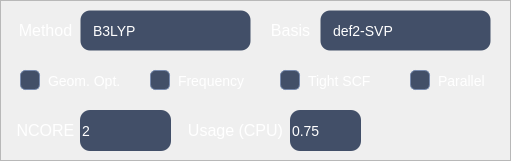
      <widget class="QFrame" name="frm_mol_settings">
       <property name="geometry">
        <rect>
         <x>200</x>
         <y>330</y>
         <width>511</width>
         <height>161</height>
        </rect>
       </property>
       <property name="styleSheet">
        <string notr="true">QFrame#frm_mol_settings {
    background-color: #232936;
    border: 1px solid #4268a8;
    border-radius: 18px;
}
</string>
       </property>
       <property name="frameShape">
        <enum>QFrame::Shape::StyledPanel</enum>
       </property>
       <property name="frameShadow">
        <enum>QFrame::Shadow::Raised</enum>
       </property>
       <widget class="QCheckBox" name="chk_mol_opt">
        <property name="geometry">
         <rect>
          <x>20</x>
          <y>60</y>
          <width>101</width>
          <height>41</height>
         </rect>
        </property>
        <property name="styleSheet">
         <string notr="true">/* ==================== QCheckBox ==================== */
QCheckBox
{
	font: 12pt &quot;Arial&quot;;
	font-size: 14px;
	color: rgb(255, 255, 255);
	spacing: 8px;                 /* 文字与小方框的间距 */
	background: transparent;      /* 复选框本身不要背景，否则会是个大色块 */
	padding: 2px 0px;
}

QCheckBox:hover
{
	color: #93C5FD;               /* 悬浮时文字变浅蓝 */
}

QCheckBox:focus
{
	color: #3478e8;               /* 聚焦时文字变品牌蓝 */
}

QCheckBox:disabled
{
	color: #9498a0;
}


/* ==================== 指示器（小方框） ==================== */
QCheckBox::indicator
{
	width: 18px;
	height: 18px;
	border: 1px solid rgb(120, 138, 172);   /* 深色背景上用略亮边框才看得见 */
	border-radius: 5px;
	background-color: rgba(66, 79, 104, 1);
}

QCheckBox::indicator:hover
{
	border: 1px solid #3478e8;
	background-color: rgb(74, 88, 115);
}

QCheckBox::indicator:pressed
{
	background-color: rgb(37, 52, 81);
}

/* 勾选状态：填充蓝色 + 显示对勾图标 */
QCheckBox::indicator:checked
{
	border: 1px solid #3478e8;
	image: url(:/icons/check.svg);
}

QCheckBox::indicator:checked:hover
{
	background-color: #2d6ad4;
	border: 1px solid #2d6ad4;
}

QCheckBox::indicator:checked:pressed
{
	background-color: #2159bd;
	border: 1px solid #2159bd;
}

/* 半选状态（三态复选框用得到） */
QCheckBox::indicator:indeterminate
{
	background-color: #3478e8;
	border: 1px solid #3478e8;
	image: url(:/icons/indeterminate.svg);
}

/* 禁用状态 */
QCheckBox::indicator:disabled
{
	background-color: #f6f7f9;
	border: 1px solid #d0d3d8;
}

QCheckBox::indicator:checked:disabled
{
	background-color: #c8ccd2;
	border: 1px solid #c8ccd2;
	image: url(:/icons/check.svg);
}</string>
        </property>
        <property name="text">
         <string>Geom. Opt.</string>
        </property>
        <property name="checked">
         <bool>true</bool>
        </property>
       </widget>
       <widget class="QCheckBox" name="chk_mol_freq">
        <property name="geometry">
         <rect>
          <x>150</x>
          <y>60</y>
          <width>131</width>
          <height>41</height>
         </rect>
        </property>
        <property name="styleSheet">
         <string notr="true">/* ==================== QCheckBox ==================== */
QCheckBox
{
	font: 12pt &quot;Arial&quot;;
	font-size: 14px;
	color: rgb(255, 255, 255);
	spacing: 8px;                 /* 文字与小方框的间距 */
	background: transparent;      /* 复选框本身不要背景，否则会是个大色块 */
	padding: 2px 0px;
}

QCheckBox:hover
{
	color: #93C5FD;               /* 悬浮时文字变浅蓝 */
}

QCheckBox:focus
{
	color: #3478e8;               /* 聚焦时文字变品牌蓝 */
}

QCheckBox:disabled
{
	color: #9498a0;
}


/* ==================== 指示器（小方框） ==================== */
QCheckBox::indicator
{
	width: 18px;
	height: 18px;
	border: 1px solid rgb(120, 138, 172);   /* 深色背景上用略亮边框才看得见 */
	border-radius: 5px;
	background-color: rgba(66, 79, 104, 1);
}

QCheckBox::indicator:hover
{
	border: 1px solid #3478e8;
	background-color: rgb(74, 88, 115);
}

QCheckBox::indicator:pressed
{
	background-color: rgb(37, 52, 81);
}

/* 勾选状态：填充蓝色 + 显示对勾图标 */
QCheckBox::indicator:checked
{
	border: 1px solid #3478e8;
	image: url(:/icons/check.svg);
}

QCheckBox::indicator:checked:hover
{
	background-color: #2d6ad4;
	border: 1px solid #2d6ad4;
}

QCheckBox::indicator:checked:pressed
{
	background-color: #2159bd;
	border: 1px solid #2159bd;
}

/* 半选状态（三态复选框用得到） */
QCheckBox::indicator:indeterminate
{
	background-color: #3478e8;
	border: 1px solid #3478e8;
	image: url(:/icons/indeterminate.svg);
}

/* 禁用状态 */
QCheckBox::indicator:disabled
{
	background-color: #f6f7f9;
	border: 1px solid #d0d3d8;
}

QCheckBox::indicator:checked:disabled
{
	background-color: #c8ccd2;
	border: 1px solid #c8ccd2;
	image: url(:/icons/check.svg);
}</string>
        </property>
        <property name="text">
         <string>Frequency</string>
        </property>
        <property name="checked">
         <bool>true</bool>
        </property>
       </widget>
       <widget class="QCheckBox" name="chk_mol_tightscf">
        <property name="geometry">
         <rect>
          <x>280</x>
          <y>60</y>
          <width>101</width>
          <height>41</height>
         </rect>
        </property>
        <property name="styleSheet">
         <string notr="true">/* ==================== QCheckBox ==================== */
QCheckBox
{
	font: 12pt &quot;Arial&quot;;
	font-size: 14px;
	color: rgb(255, 255, 255);
	spacing: 8px;                 /* 文字与小方框的间距 */
	background: transparent;      /* 复选框本身不要背景，否则会是个大色块 */
	padding: 2px 0px;
}

QCheckBox:hover
{
	color: #93C5FD;               /* 悬浮时文字变浅蓝 */
}

QCheckBox:focus
{
	color: #3478e8;               /* 聚焦时文字变品牌蓝 */
}

QCheckBox:disabled
{
	color: #9498a0;
}


/* ==================== 指示器（小方框） ==================== */
QCheckBox::indicator
{
	width: 18px;
	height: 18px;
	border: 1px solid rgb(120, 138, 172);   /* 深色背景上用略亮边框才看得见 */
	border-radius: 5px;
	background-color: rgba(66, 79, 104, 1);
}

QCheckBox::indicator:hover
{
	border: 1px solid #3478e8;
	background-color: rgb(74, 88, 115);
}

QCheckBox::indicator:pressed
{
	background-color: rgb(37, 52, 81);
}

/* 勾选状态：填充蓝色 + 显示对勾图标 */
QCheckBox::indicator:checked
{
	border: 1px solid #3478e8;
	image: url(:/icons/check.svg);
}

QCheckBox::indicator:checked:hover
{
	background-color: #2d6ad4;
	border: 1px solid #2d6ad4;
}

QCheckBox::indicator:checked:pressed
{
	background-color: #2159bd;
	border: 1px solid #2159bd;
}

/* 半选状态（三态复选框用得到） */
QCheckBox::indicator:indeterminate
{
	background-color: #3478e8;
	border: 1px solid #3478e8;
	image: url(:/icons/indeterminate.svg);
}

/* 禁用状态 */
QCheckBox::indicator:disabled
{
	background-color: #f6f7f9;
	border: 1px solid #d0d3d8;
}

QCheckBox::indicator:checked:disabled
{
	background-color: #c8ccd2;
	border: 1px solid #c8ccd2;
	image: url(:/icons/check.svg);
}</string>
        </property>
        <property name="text">
         <string>Tight SCF</string>
        </property>
        <property name="checked">
         <bool>true</bool>
        </property>
       </widget>
       <widget class="QComboBox" name="cmb_mol_method">
        <property name="geometry">
         <rect>
          <x>80</x>
          <y>10</y>
          <width>171</width>
          <height>41</height>
         </rect>
        </property>
        <property name="font">
         <font>
          <family>Arial</family>
          <pointsize>-1</pointsize>
          <italic>false</italic>
          <bold>false</bold>
          <hintingpreference>PreferDefaultHinting</hintingpreference>
         </font>
        </property>
        <property name="styleSheet">
         <string notr="true">/* ==================== QLineEdit ==================== */
QLineEdit
{
	font: 12pt &quot;Arial&quot;;
	background-color: rgba(66, 79, 104, 1);
	border: 1px solid transparent;   /* 与 SpinBox 保持一致，避免尺寸跳动 */
	border-radius: 10px;
	font-size: 14px;
	color: rgb(255, 255, 255);
	padding-left: 0px;             /* 文本左侧留出舒适边距 */
	padding-right: 0px;
	min-height: 20px;
	selection-background-color: #3478e8;
	selection-color: #ffffff;
}

QLineEdit:hover
{
	background-color: rgb(74, 88, 115);   /* 悬浮时略微变亮 */
	border: 1px solid #3478e8;

}

QLineEdit:focus
{
	border: 1px solid #3478e8;
}

QLineEdit:disabled
{
	background-color: #f6f7f9;
	color: #9498a0;
	border: 1px solid transparent;
}

QLineEdit[echoMode=&quot;2&quot;]   /* 密码框也保持一致 */
{
	lineedit-password-character: 9679;
}


/* ==================== QComboBox ==================== */
QComboBox
{
	font: 12pt &quot;Arial&quot;;
	background-color: rgba(66, 79, 104, 1);
	border: 1px solid transparent;
	border-radius: 10px;
	font-size: 14px;
	color: rgb(255, 255, 255);
	padding-left: 10px;
	padding-right: 0px;            /* 右侧给下拉箭头留空间 */
	min-height: 20px;
}

QComboBox:hover
{
	background-color: rgb(74, 88, 115);   /* 悬浮时略微变亮 */
	border: 1px solid #3478e8;}

QComboBox:focus
{
	border: 1px solid #3478e8;
}

QComboBox:disabled
{
	background-color: #f6f7f9;
	color: #9498a0;
	border: 1px solid transparent;
}

/* 下拉箭头区域（右侧按钮） */
QComboBox::drop-down
{
	subcontrol-origin: padding;
	subcontrol-position: center right;
	width: 28px;
	border: none;
	border-top-right-radius: 10px;
	border-bottom-right-radius: 10px;
	background: transparent;
}

QComboBox::drop-down:hover
{
	background-color: rgb(37, 52, 81);
}

QComboBox::drop-down:pressed
{
	background-color: rgb(204, 204, 204);
}

/* 下拉箭头图标 */
QComboBox::down-arrow
{
	image: url(:/icons/down_arrow.svg);
	width: 14px;
	height: 14px;
}

QComboBox::down-arrow:disabled
{
	image: url(:/icons/down_arrow.svg);
	opacity: 0.4;
}

/* 可编辑 ComboBox 的文本区 */
QComboBox QAbstractItemView,
QComboBox QLineEdit
{
	background-color: rgba(66, 79, 104, 1);
	color: rgb(255, 255, 255);
	border-radius: 10px;
	selection-background-color: #3478e8;
	selection-color: #ffffff;
}

/* 下拉列表弹出框 */
QComboBox QAbstractItemView
{
	background-color: rgba(66, 79, 104, 1);
	color: rgb(255, 255, 255);
	border: 1px solid #3478e8;
	border-radius: 8px;
	selection-background-color: #3478e8;
	selection-color: #ffffff;
	outline: none;
	padding: 4px;
}

QComboBox QAbstractItemView::item
{
	min-height: 24px;
	padding-left: 8px;
	border-radius: 6px;
}

QComboBox QAbstractItemView::item:hover
{
	background-color: rgb(37, 52, 81);
}

QComboBox QAbstractItemView::item:selected
{
	background-color: #3478e8;
	color: #ffffff;
}
/* ==================== 深色滚动条（与 QPlainTextEdit 统一） ==================== */
QComboBox QScrollBar:vertical {
    width:10px;
    background: rgba(35, 41, 54, 0.35);
    border-radius:4px;
    margin:2px 0px;
}
QComboBox QScrollBar::handle:vertical {
    background: rgba(150, 165, 190, 0.55);
    border-radius:4px;
    min-height:28px;
    margin:1px;
}
QComboBox QScrollBar::handle:vertical:hover {
    background: rgba(120, 170, 230, 0.85);  
}
QComboBox QScrollBar::handle:vertical:pressed {
    background: rgba(70, 130, 210, 1.0);   
}

QComboBox QScrollBar::sub-line:vertical,
QComboBox QScrollBar::add-line:vertical {
    height:0px;
background: none;
}
QComboBox QScrollBar::sub-page:vertical,
QComboBox QScrollBar::add-page:vertical {
    background:none;
}

QComboBox QScrollBar:horizontal {
    height:10px;
    background: rgba(35, 41, 54, 0.35);
    border-radius:4px;
    margin:0px 2px;
}
QComboBox QScrollBar::handle:horizontal {
    background: rgba(150, 165, 190, 0.55);
    border-radius:4px;
    min-width:28px;
    margin:1px;
}
QComboBox QScrollBar::handle:horizontal:hover {
    background: rgba(120, 170, 230, 0.85);
}
QComboBox QScrollBar::handle:horizontal:pressed {
    background: rgba(70, 130, 210, 1.0);
}

QComboBox QScrollBar::sub-line:horizontal,
QComboBox QScrollBar::add-line:horizontal {
    width:0px;
    background: none;

}
QComboBox QScrollBar::sub-page:horizontal,
QComboBox QScrollBar::add-page:horizontal {
    background:none;
}
</string>
        </property>
        <property name="editable">
         <bool>true</bool>
        </property>
        <property name="currentText">
         <string>B3LYP</string>
        </property>
        <property name="placeholderText">
         <string/>
        </property>
        <item>
         <property name="text">
          <string>B3LYP</string>
         </property>
        </item>
        <item>
         <property name="text">
          <string>B3LYP-D4	</string>
         </property>
        </item>
        <item>
         <property name="text">
          <string>PBE0-D4</string>
         </property>
        </item>
        <item>
         <property name="text">
          <string>M06-2X</string>
         </property>
        </item>
        <item>
         <property name="text">
          <string>wB97X-D4</string>
         </property>
        </item>
        <item>
         <property name="text">
          <string>HF</string>
         </property>
        </item>
        <item>
         <property name="text">
          <string>MP2</string>
         </property>
        </item>
       </widget>
       <widget class="QLabel" name="label_30">
        <property name="geometry">
         <rect>
          <x>10</x>
          <y>10</y>
          <width>71</width>
          <height>41</height>
         </rect>
        </property>
        <property name="font">
         <font>
          <family>Arial</family>
         </font>
        </property>
        <property name="styleSheet">
         <string notr="true">background:transparent;</string>
        </property>
        <property name="text">
         <string>&lt;html&gt;&lt;head/&gt;&lt;body&gt;&lt;p align=&quot;center&quot;&gt;&lt;span style=&quot; font-size:12pt; color:#ffffff;&quot;&gt;Method&lt;/span&gt;&lt;/p&gt;&lt;/body&gt;&lt;/html&gt;</string>
        </property>
       </widget>
       <widget class="QLabel" name="label_34">
        <property name="geometry">
         <rect>
          <x>260</x>
          <y>10</y>
          <width>61</width>
          <height>41</height>
         </rect>
        </property>
        <property name="font">
         <font>
          <family>Arial</family>
         </font>
        </property>
        <property name="styleSheet">
         <string notr="true">background:transparent;</string>
        </property>
        <property name="text">
         <string>&lt;html&gt;&lt;head/&gt;&lt;body&gt;&lt;p align=&quot;center&quot;&gt;&lt;span style=&quot; font-size:12pt; color:#ffffff;&quot;&gt;Basis&lt;/span&gt;&lt;/p&gt;&lt;/body&gt;&lt;/html&gt;</string>
        </property>
       </widget>
       <widget class="QComboBox" name="cmb_mol_basis">
        <property name="geometry">
         <rect>
          <x>320</x>
          <y>10</y>
          <width>171</width>
          <height>41</height>
         </rect>
        </property>
        <property name="font">
         <font>
          <family>Arial</family>
          <pointsize>-1</pointsize>
          <italic>false</italic>
          <bold>false</bold>
          <hintingpreference>PreferDefaultHinting</hintingpreference>
         </font>
        </property>
        <property name="styleSheet">
         <string notr="true">/* ==================== QLineEdit ==================== */
QLineEdit
{
	font: 12pt &quot;Arial&quot;;
	background-color: rgba(66, 79, 104, 1);
	border: 1px solid transparent;   /* 与 SpinBox 保持一致，避免尺寸跳动 */
	border-radius: 10px;
	font-size: 14px;
	color: rgb(255, 255, 255);
	padding-left: 0px;             /* 文本左侧留出舒适边距 */
	padding-right: 0px;
	min-height: 20px;
	selection-background-color: #3478e8;
	selection-color: #ffffff;
}

QLineEdit:hover
{
	background-color: rgb(74, 88, 115);   /* 悬浮时略微变亮 */
	border: 1px solid #3478e8;

}

QLineEdit:focus
{
	border: 1px solid #3478e8;
}

QLineEdit:disabled
{
	background-color: #f6f7f9;
	color: #9498a0;
	border: 1px solid transparent;
}

QLineEdit[echoMode=&quot;2&quot;]   /* 密码框也保持一致 */
{
	lineedit-password-character: 9679;
}


/* ==================== QComboBox ==================== */
QComboBox
{
	font: 12pt &quot;Arial&quot;;
	background-color: rgba(66, 79, 104, 1);
	border: 1px solid transparent;
	border-radius: 10px;
	font-size: 14px;
	color: rgb(255, 255, 255);
	padding-left: 10px;
	padding-right: 0px;            /* 右侧给下拉箭头留空间 */
	min-height: 20px;
}

QComboBox:hover
{
	background-color: rgb(74, 88, 115);   /* 悬浮时略微变亮 */
	border: 1px solid #3478e8;}

QComboBox:focus
{
	border: 1px solid #3478e8;
}

QComboBox:disabled
{
	background-color: #f6f7f9;
	color: #9498a0;
	border: 1px solid transparent;
}

/* 下拉箭头区域（右侧按钮） */
QComboBox::drop-down
{
	subcontrol-origin: padding;
	subcontrol-position: center right;
	width: 28px;
	border: none;
	border-top-right-radius: 10px;
	border-bottom-right-radius: 10px;
	background: transparent;
}

QComboBox::drop-down:hover
{
	background-color: rgb(37, 52, 81);
}

QComboBox::drop-down:pressed
{
	background-color: rgb(204, 204, 204);
}

/* 下拉箭头图标 */
QComboBox::down-arrow
{
	image: url(:/icons/down_arrow.svg);
	width: 14px;
	height: 14px;
}

QComboBox::down-arrow:disabled
{
	image: url(:/icons/down_arrow.svg);
	opacity: 0.4;
}

/* 可编辑 ComboBox 的文本区 */
QComboBox QAbstractItemView,
QComboBox QLineEdit
{
	background-color: rgba(66, 79, 104, 1);
	color: rgb(255, 255, 255);
	border-radius: 10px;
	selection-background-color: #3478e8;
	selection-color: #ffffff;
}

/* 下拉列表弹出框 */
QComboBox QAbstractItemView
{
	background-color: rgba(66, 79, 104, 1);
	color: rgb(255, 255, 255);
	border: 1px solid #3478e8;
	border-radius: 8px;
	selection-background-color: #3478e8;
	selection-color: #ffffff;
	outline: none;
	padding: 4px;
}

QComboBox QAbstractItemView::item
{
	min-height: 24px;
	padding-left: 8px;
	border-radius: 6px;
}

QComboBox QAbstractItemView::item:hover
{
	background-color: rgb(37, 52, 81);
}

QComboBox QAbstractItemView::item:selected
{
	background-color: #3478e8;
	color: #ffffff;
}
/* ==================== 深色滚动条（与 QPlainTextEdit 统一） ==================== */
QComboBox QScrollBar:vertical {
    width:10px;
    background: rgba(35, 41, 54, 0.35);
    border-radius:4px;
    margin:2px 0px;
}
QComboBox QScrollBar::handle:vertical {
    background: rgba(150, 165, 190, 0.55);
    border-radius:4px;
    min-height:28px;
    margin:1px;
}
QComboBox QScrollBar::handle:vertical:hover {
    background: rgba(120, 170, 230, 0.85);  
}
QComboBox QScrollBar::handle:vertical:pressed {
    background: rgba(70, 130, 210, 1.0);   
}

QComboBox QScrollBar::sub-line:vertical,
QComboBox QScrollBar::add-line:vertical {
    height:0px;
background: none;
}
QComboBox QScrollBar::sub-page:vertical,
QComboBox QScrollBar::add-page:vertical {
    background:none;
}

QComboBox QScrollBar:horizontal {
    height:10px;
    background: rgba(35, 41, 54, 0.35);
    border-radius:4px;
    margin:0px 2px;
}
QComboBox QScrollBar::handle:horizontal {
    background: rgba(150, 165, 190, 0.55);
    border-radius:4px;
    min-width:28px;
    margin:1px;
}
QComboBox QScrollBar::handle:horizontal:hover {
    background: rgba(120, 170, 230, 0.85);
}
QComboBox QScrollBar::handle:horizontal:pressed {
    background: rgba(70, 130, 210, 1.0);
}

QComboBox QScrollBar::sub-line:horizontal,
QComboBox QScrollBar::add-line:horizontal {
    width:0px;
    background: none;

}
QComboBox QScrollBar::sub-page:horizontal,
QComboBox QScrollBar::add-page:horizontal {
    background:none;
}
</string>
        </property>
        <property name="editable">
         <bool>true</bool>
        </property>
        <property name="currentText">
         <string>def2-SVP</string>
        </property>
        <property name="placeholderText">
         <string/>
        </property>
        <item>
         <property name="text">
          <string>def2-SVP</string>
         </property>
        </item>
        <item>
         <property name="text">
          <string>def2-TZVP</string>
         </property>
        </item>
        <item>
         <property name="text">
          <string>def2-TZVPP</string>
         </property>
        </item>
        <item>
         <property name="text">
          <string>ma-def2-TZVP</string>
         </property>
        </item>
        <item>
         <property name="text">
          <string>STO-3G</string>
         </property>
        </item>
       </widget>
       <widget class="QLabel" name="label_35">
        <property name="geometry">
         <rect>
          <x>10</x>
          <y>110</y>
          <width>71</width>
          <height>41</height>
         </rect>
        </property>
        <property name="font">
         <font>
          <family>Arial</family>
         </font>
        </property>
        <property name="styleSheet">
         <string notr="true">background:transparent;</string>
        </property>
        <property name="text">
         <string>&lt;html&gt;&lt;head/&gt;&lt;body&gt;&lt;p align=&quot;center&quot;&gt;&lt;span style=&quot; font-size:12pt; color:#ffffff;&quot;&gt;NCORE&lt;/span&gt;&lt;/p&gt;&lt;/body&gt;&lt;/html&gt;</string>
        </property>
       </widget>
       <widget class="QSpinBox" name="spn_mol_ncore">
        <property name="geometry">
         <rect>
          <x>80</x>
          <y>110</y>
          <width>91</width>
          <height>41</height>
         </rect>
        </property>
        <property name="styleSheet">
         <string notr="true">QSpinBox,
QDoubleSpinBox
{
	font: 12pt &quot;Arial&quot;;
    background-color: rgba(66, 79, 104, 1);
border: 0px solid #e2e4e8;
border-radius:10px;
font-size:14px;
color:;
	color: rgb(255, 255, 255);
padding-right:0px;
}
QSpinBox::up-button,
QDoubleSpinBox::up-button
{
subcontrol-origin: border;
subcontrol-position: top right;
border-radius:10px;
width: 25px;
height: 20px;
}

QSpinBox::down-button,
QDoubleSpinBox::down-button
{
subcontrol-origin: border;
subcontrol-position: bottom right;
border-radius:10px;
width: 25px;
height: 20px;
}

QSpinBox:hover,
QDoubleSpinBox:hover
{
	background-color: rgb(74, 88, 115);   /* 悬浮时略微变亮 */
	border: 1px solid #3478e8;
}

QSpinBox:focus,
QDoubleSpinBox:focus
{
border:1px solid #3478e8;
}
QSpinBox:disabled,
QDoubleSpinBox:disabled
{
background-color:#f6f7f9;
color:#9498a0;
}

QSpinBox::up-arrow,
QDoubleSpinBox::up-arrow
{
image:url(:/icons/up_arrow.svg);
width:18px;
height:18px;

}

QSpinBox::down-arrow,
QDoubleSpinBox::down-arrow
{
image:url(:/icons/down_arrow.svg);
width:18px;
height:18px;
}

QSpinBox::up-button:hover,
QDoubleSpinBox::up-button:hover
{
background-color:rgb(37, 52, 81);
border-radius:10px;

}
QSpinBox::up-button:pressed,
QDoubleSpinBox::up-button:pressed
{
background-color:rgb(204, 204, 204);
border-radius:10px;

}
QSpinBox::up-button:disabled,
QDoubleSpinBox::up-button:disabled
{
background-color:transparent;
border-radius:10px;

}

QSpinBox::down-button:hover,
QDoubleSpinBox::down-button:hover
{
background-color:rgb(37, 52, 81);
border-radius:10px;

}
QSpinBox::down-button:pressed,
QDoubleSpinBox::down-button:pressed
{
background-color:rgb(204, 204, 204);
border-radius:10px;

}
QSpinBox::down-button:disabled,
QDoubleSpinBox::down-button:disabled
{
background-color:transparent;
border-radius:10px;

}
</string>
        </property>
        <property name="value">
         <number>2</number>
        </property>
       </widget>
       <widget class="QCheckBox" name="chk_mol_multithread">
        <property name="geometry">
         <rect>
          <x>410</x>
          <y>60</y>
          <width>101</width>
          <height>41</height>
         </rect>
        </property>
        <property name="styleSheet">
         <string notr="true">/* ==================== QCheckBox ==================== */
QCheckBox
{
	font: 12pt &quot;Arial&quot;;
	font-size: 14px;
	color: rgb(255, 255, 255);
	spacing: 8px;                 /* 文字与小方框的间距 */
	background: transparent;      /* 复选框本身不要背景，否则会是个大色块 */
	padding: 2px 0px;
}

QCheckBox:hover
{
	color: #93C5FD;               /* 悬浮时文字变浅蓝 */
}

QCheckBox:focus
{
	color: #3478e8;               /* 聚焦时文字变品牌蓝 */
}

QCheckBox:disabled
{
	color: #9498a0;
}


/* ==================== 指示器（小方框） ==================== */
QCheckBox::indicator
{
	width: 18px;
	height: 18px;
	border: 1px solid rgb(120, 138, 172);   /* 深色背景上用略亮边框才看得见 */
	border-radius: 5px;
	background-color: rgba(66, 79, 104, 1);
}

QCheckBox::indicator:hover
{
	border: 1px solid #3478e8;
	background-color: rgb(74, 88, 115);
}

QCheckBox::indicator:pressed
{
	background-color: rgb(37, 52, 81);
}

/* 勾选状态：填充蓝色 + 显示对勾图标 */
QCheckBox::indicator:checked
{
	border: 1px solid #3478e8;
	image: url(:/icons/check.svg);
}

QCheckBox::indicator:checked:hover
{
	background-color: #2d6ad4;
	border: 1px solid #2d6ad4;
}

QCheckBox::indicator:checked:pressed
{
	background-color: #2159bd;
	border: 1px solid #2159bd;
}

/* 半选状态（三态复选框用得到） */
QCheckBox::indicator:indeterminate
{
	background-color: #3478e8;
	border: 1px solid #3478e8;
	image: url(:/icons/indeterminate.svg);
}

/* 禁用状态 */
QCheckBox::indicator:disabled
{
	background-color: #f6f7f9;
	border: 1px solid #d0d3d8;
}

QCheckBox::indicator:checked:disabled
{
	background-color: #c8ccd2;
	border: 1px solid #c8ccd2;
	image: url(:/icons/check.svg);
}</string>
        </property>
        <property name="text">
         <string>Parallel</string>
        </property>
        <property name="checked">
         <bool>true</bool>
        </property>
       </widget>
       <widget class="QLabel" name="label_36">
        <property name="geometry">
         <rect>
          <x>180</x>
          <y>110</y>
          <width>111</width>
          <height>41</height>
         </rect>
        </property>
        <property name="font">
         <font>
          <family>Arial</family>
         </font>
        </property>
        <property name="styleSheet">
         <string notr="true">background:transparent;</string>
        </property>
        <property name="text">
         <string>&lt;html&gt;&lt;head/&gt;&lt;body&gt;&lt;p align=&quot;center&quot;&gt;&lt;span style=&quot; font-size:12pt; color:#ffffff;&quot;&gt;Usage (CPU)&lt;/span&gt;&lt;/p&gt;&lt;/body&gt;&lt;/html&gt;</string>
        </property>
       </widget>
       <widget class="QDoubleSpinBox" name="dsp_mol_cpu">
        <property name="geometry">
         <rect>
          <x>290</x>
          <y>110</y>
          <width>71</width>
          <height>41</height>
         </rect>
        </property>
        <property name="styleSheet">
         <string notr="true">QSpinBox,
QDoubleSpinBox
{
	font: 12pt &quot;Arial&quot;;
    background-color: rgba(66, 79, 104, 1);
border: 0px solid #e2e4e8;
border-radius:10px;
font-size:14px;
color:;
	color: rgb(255, 255, 255);
padding-right:0px;
}
QSpinBox::up-button,
QDoubleSpinBox::up-button
{
subcontrol-origin: border;
subcontrol-position: top right;
border-radius:10px;
width: 25px;
height: 20px;
}

QSpinBox::down-button,
QDoubleSpinBox::down-button
{
subcontrol-origin: border;
subcontrol-position: bottom right;
border-radius:10px;
width: 25px;
height: 20px;
}

QSpinBox:hover,
QDoubleSpinBox:hover
{
	border: 1px solid #3478e8;
}

QSpinBox:focus,
QDoubleSpinBox:focus
{
border:1px solid #3478e8;
}
QSpinBox:disabled,
QDoubleSpinBox:disabled
{
background-color:#f6f7f9;
color:#9498a0;
}

QSpinBox::up-arrow,
QDoubleSpinBox::up-arrow
{
image:url(:/icons/up_arrow.svg);
width:18px;
height:18px;

}

QSpinBox::down-arrow,
QDoubleSpinBox::down-arrow
{
image:url(:/icons/down_arrow.svg);
width:18px;
height:18px;
}

QSpinBox::up-button:hover,
QDoubleSpinBox::up-button:hover
{
background-color:rgb(37, 52, 81);
border-radius:10px;

}
QSpinBox::up-button:pressed,
QDoubleSpinBox::up-button:pressed
{
background-color:rgb(204, 204, 204);
border-radius:10px;

}
QSpinBox::up-button:disabled,
QDoubleSpinBox::up-button:disabled
{
background-color:transparent;
border-radius:10px;

}

QSpinBox::down-button:hover,
QDoubleSpinBox::down-button:hover
{
background-color:rgb(37, 52, 81);
border-radius:10px;

}
QSpinBox::down-button:pressed,
QDoubleSpinBox::down-button:pressed
{
background-color:rgb(204, 204, 204);
border-radius:10px;

}
QSpinBox::down-button:disabled,
QDoubleSpinBox::down-button:disabled
{
background-color:transparent;
border-radius:10px;

}
</string>
        </property>
        <property name="singleStep">
         <double>0.050000000000000</double>
        </property>
        <property name="value">
         <double>0.750000000000000</double>
        </property>
       </widget>
      </widget>
